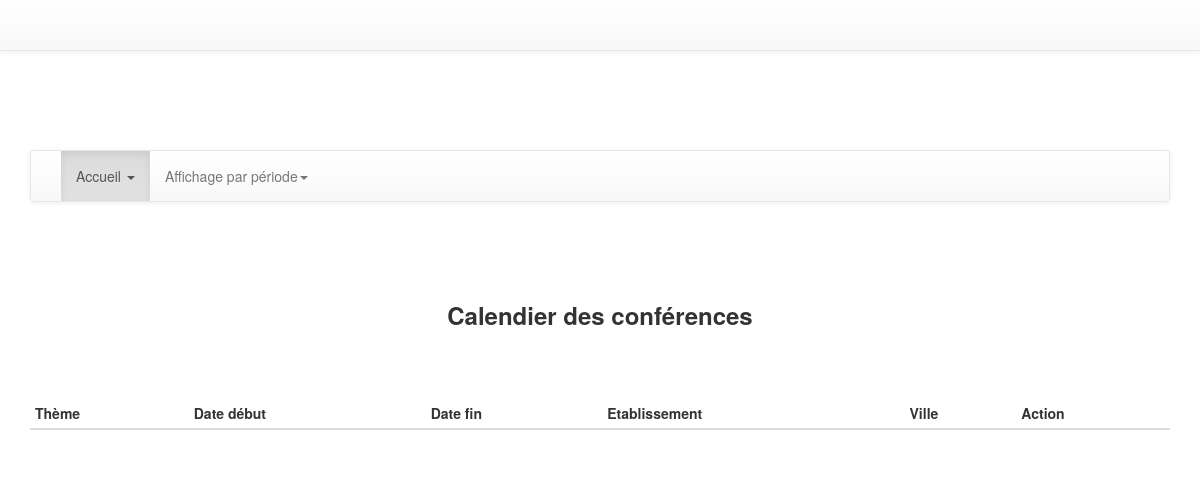
Before: /index.php?page=showCalendrier with the older database file.
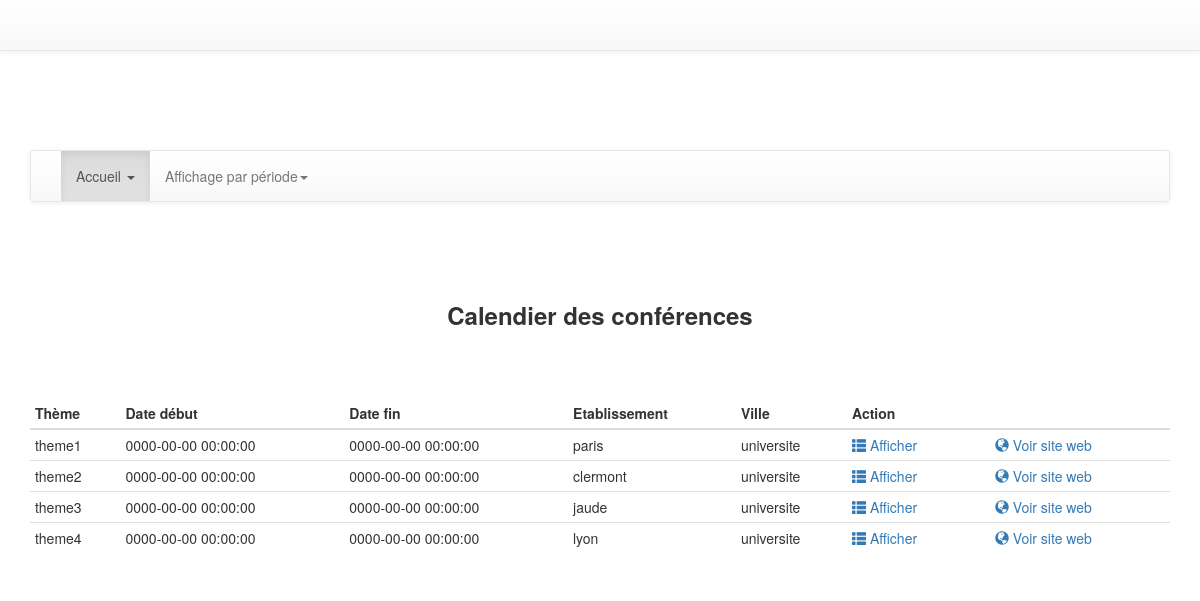
After: the same page with the newer database file.
### tables this page shows
create table conference(
    id_conference int(11) not null primary key auto_increment,                  
  theme varchar(200) NOT NULL,                            
  date_debut datetime NOT NULL,
  date_fin datetime NOT NULL,
  lieu varchar(50) NOT NULL, 
  ville varchar(50) NOT NULL,
  pays varchar(50) NOT NULL,
  site_web varchar(100) NOT NULL,
  description varchar(1000),
  est_valide  smallint
);

### controllers/showCalendrier.php (called while the page is built)
<?php
include 'models/showCalendrier.php';
$conf = getAllConf($con);
include 'views/showCalendrier.php';
 ?>

### models/conf.php (called while the page is built, shortened)
<?php
function getAllConf($con){
  $str = "select * from conference where est_valide = 1";
  $req = mysqli_query($con,$str);
  $res =  [];
  while ($tmp =  mysqli_fetch_assoc($req)) {
    $res[] = $tmp;
  }
  return $res;
}
 ?>

### views/showCalendrier.php (the view, shortened to what this page needs)
       		    <div class="navbar navbar-default">
    <div class="container-fluid">
        <div class="collapse navbar-collapse text-center">
            <ul class="nav navbar-nav">
                    <li class="active">
                        <a href="?page=home">Accueil <span class="caret"></span></a>
                    </li>
                          <li class="sub-menu">
                        <a href="?page=showCalendrierPeriode">Affichage par période<span class="caret"></span></a>
                    </li>
            </ul>
        </div>
    </div>
</div>
                   <h3><center><strong>Calendier des conférences</strong></center></h3><br>
<table id="table" class="table table-condensed table-hover">
  <thead>
    <tr>
      <th>Thème</th>
      <th>Date début</th>
	    <th>Date fin</th>
      <th>Etablissement</th>
	<th>Ville</th>
      <th>Action</th>
    </tr>
  </thead>
  <tbody>
  <?php foreach ($conf as $c): ?>
        <tr>
        <td><?= $c['theme']?></td>
        <td><?= $c['date_debut']?></td>
		       <td><?= $c['date_fin']?></td>
        <td><?= $c['lieu']?></td>
		    <td><?= $c['ville']?></td>
        <td nowrap>
          <div class="row">
            <div class="col-md-5">
              <a href=<?= "?page=showConfPrint&show=".$c['id_conference'] ?>><span class="glyphicon glyphicon-th-list"></span> Afficher </a>
            </div>
		     <div class="col-md-5">
              <?php echo '<a href="'.$c['site_web'].'">' ;?><span class="glyphicon glyphicon-globe"></span> Voir site web </a>
			</div>
          </div>
        </td>
      </tr>
    <?php endforeach; ?>
  </tbody>
</table>

### index.php (shortened to what this page needs)
<?php
$con = mysqli_connect("localhost","root","","gestion_conference");
$user = NULL ;
?>
<!DOCTYPE html>
<html>
<head>
  <link rel="stylesheet" href="css/old/bootstrap.min.css">
  <link rel="stylesheet" href="css/old/bootstrap-theme.min.css">
  <link rel="stylesheet" href="css/old/bootstrap-datetimepicker.css">
  <link rel="stylesheet" href="css/old/dataTables.css">
  <link rel="stylesheet" href="css/old/style.css">
</head>
<body>
  <nav class="navbar navbar-default navbar-fixed-top">
    <div class="container-fluid">
      <div class="navbar-header">
        <a class="navbar-brand"><strong></strong></a>
      </div>
    </div>
  </nav>
  <div class="container">
        <?php
         if(isset($user) && isset($_GET["page"])){
            if ($user['est_admin'] == "1") {
                $page = $_GET["page"];
                switch ($page) {
                     case 'logout':
                          include 'controllers/logout.php';
                     break;
                       case 'creerConference':
                        include 'controllers/creerConference.php';
                    break;
                     case 'validerConference':
                        include 'controllers/validerConference.php';
                    break;
                    case 'afficherConferencesProp':
                        include 'controllers/afficherConferencesProp.php';
                    break;
                   case 'showCalendrier':
                        include 'controllers/showCalendrier.php';
                    break;
                    case 'gererConferences':
                        include 'controllers/gererConferences.php';
                    break;
                     case 'gererConferenciers':
                        include 'controllers/gererConferenciers.php';
                    break;
                        case 'proposerConference':
                      include 'controllers/proposerConference.php';
                   break;
                     case 'showUser':
                         include 'controllers/showUser.php';
                    break;
                    case 'home':
                        include 'home.php';
                   break;
                   case 'afficherConferenciers':
                        include 'controllers/afficherConferenciers.php';
                   break;
                    case 'showConfPrint':
                          include 'controllers/showConfPrint.php';
                   break;
               case 'insererConferencier':
                          include 'controllers/insererConferencier.php';
                   break;
                  case 'modify':
                        include 'controllers/modifyConf.php';
                    break;
                  case 'deleteConference':
                          include 'controllers/deleteConference.php';
                   break;
                     case 'deleteConferenceProp':
                          include 'controllers/deleteConferenceProp.php';
                   break;
                  case 'ajouterConferencierConference':
                          include 'controllers/ajouterConferencierConference.php';
                   break;
                   case 'modifierConferencier':
                        include 'controllers/modifierConferencier.php';
                    break;
                    case 'deleteConferencier':
                        include 'controllers/deleteConferencier.php';
                    break;
                 case 'modifierProfil':
                        include 'controllers/modifyProfil.php';
                    break;
                   }
               }
              else{
                      $page = $_GET["page"];
                    switch ($page) {
                    case 'logout':
                        include 'controllers/logout.php';
                    break;
                        case 'proposerConference':
                      include 'controllers/proposerConference.php';
                   break;
                         case 'afficherConferencesFav':
                      include 'controllers/afficherConferencesFav.php';
                   break;
                    case 'about':
                        include 'about.html';
                    break;
                        case 'deleteConferenceFav':
                          include 'controllers/deleteConferenceFav.php';
                   break;
                     case 'designerConferenceFav':
                          include 'controllers/designerConferenceFav.php';
                   break;
                   case 'showCalendrier':
                        include 'controllers/showCalendrier.php';
                    break;
                    case 'home':
                       include 'home.php';
                    break;
                         case 'modifierProfil':
                        include 'controllers/modifyProfil.php';
                    break;
                    case 'modifierPwd':
                       include 'controllers/modifyPwd.php';
                    break;
                   case 'showProfil':
                        include 'controllers/showProfil.php';
                    break;
                   case 'showConfPrint':
                       include 'controllers/showConfPrint.php';
                   break;
                      case 'showCalendrierPeriode':
                            include 'controllers/showCalendrierPeriode.php';
                   break;
                 default:
                        include 'controllers/userPanel.php';
                   break;
                }
            }
            }
            elseif (isset($_GET['page'] ) && $_GET['page']=="showCalendrier") {
              include 'controllers/showCalendrier.php';
            }
            elseif (isset($_GET['page'] )&& $_GET['page']=="forgetpwd") {
              include 'controllers/forgetpwd.php';
            }
            elseif (isset($_GET['page'] )&& $_GET['page']=="about") {
              include 'about.html';
            }
            elseif (isset($_GET['page'] )&& $_GET['page']=="login") {
              include 'controllers/login.php';
            }
            elseif (isset($_GET['page'] )&& $_GET['page']=="showCalendrierPeriode") {
              include 'controllers/showCalendrierPeriode.php';
            }
            elseif (isset($_GET['page'] )&& $_GET['page']=="signUp") {
              include 'controllers/signUp.php';
            }
             elseif (isset($_GET['page'] )&& $_GET['page']=="showConfPrint") {
              include 'controllers/showConfPrint.php';
            }
             elseif (isset($_GET['page'] )&& $_GET['page']=="proposerConference") {
                           include 'controllers/proposerConference.php';
            }
            else{
              include 'home.php';
            }
    ?>
  </div>
</body>
</html>

### css/old/style.css (style rules this page uses)
body { padding-top: 150px; padding-bottom: 70px; }

Changed rows visible on the page:
added conference: theme "theme1", date_debut "0000-00-00 00:00:00", date_fin "0000-00-00 00:00:00", lieu "paris", ville "universite"
added conference: theme "theme2", date_debut "0000-00-00 00:00:00", date_fin "0000-00-00 00:00:00", lieu "clermont", ville "universite"
added conference: theme "theme3", date_debut "0000-00-00 00:00:00", date_fin "0000-00-00 00:00:00", lieu "jaude", ville "universite"
added conference: theme "theme4", date_debut "0000-00-00 00:00:00", date_fin "0000-00-00 00:00:00", lieu "lyon", ville "universite"
